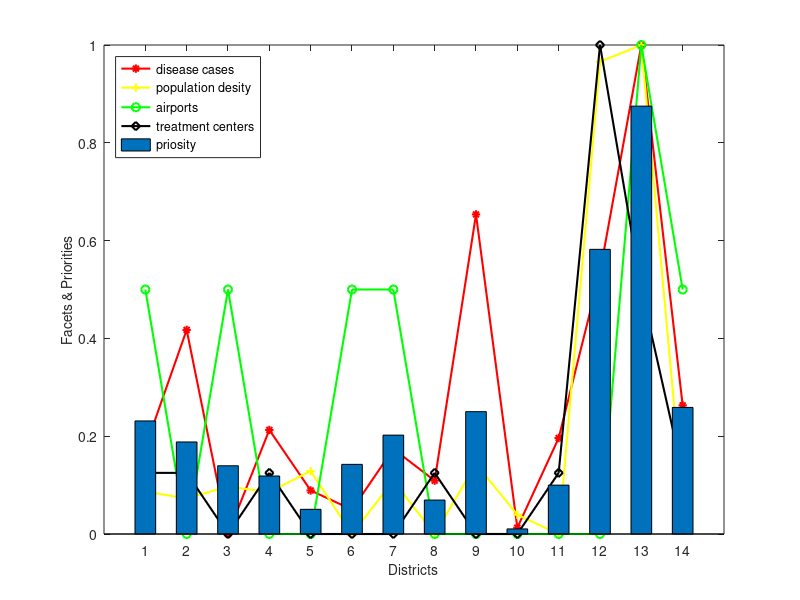

Write MATLAB code to recreate this figure.
clear, close, clc
%data
jud = [0.35, 0.15, 0.25, 0.25];
FF = [488	1125    19	583	255	151	480	308	1751	53	539	1437	2669	716
89.107	82.712	93.715	88.544	107.938	35.883	98.915	48.620	114.380	67.751	24.094	484.594	80068.308	81.635
1	0	1	0	0	1	1	0	0	0	0	0	2	1
1	1	0	1	0	0	0	1	0	0	1	8	4	1 ];
% number of infected
% population density
% number of airports
% number of treatment
min1 = min(FF(1, :)); max1 = max(FF(1, :));
a = 50; b = 500;
min3 = min(FF(3, :)); max3 = max(FF(3, :));
min4 = min(FF(4, :)); max4 = max(FF(4, :));
mf = @(x) [( x(1, :) - min1) / (max1 - min1)    %calculate the fuzzy matrix
    (x(2, :) >= b) + (x(2, :) > a & x(2, :) < b).*(x(2, :) - a) / (b - a)
    ( x(3, :) - min3) / (max3 - min3)
    ( x(4, :) - min4) / (max4 - min4)];
norm = mf(FF);
res = jud * norm;
t = 1: 1: 14;
h1 = plot(t, norm(1, :), 'r-*', t, norm(2, :), 'y-+', t, norm(3, :), 'g-o', ...
    t, norm(4, :), 'k-d'), hold on
set(h1(1: 4), 'linewidth', 1.5)
h = bar(res,'barwidth', 0.5)
axis([0 15 0 1])
%title('Priority of Districts in Sierra Leone', 'fontsize', 12)
xlabel('Districts', 'fontsize', 10)
ylabel('Facets & Priorities', 'fontsize', 10)
legend('disease cases', 'population desity', 'airports', 'treatment centers', 'priosity', ...
    'location', 'northwest')
set(gca, 'xtick', [1: 14])
%set(gca, 'XTickLabel', {'BO', 'BOMBALI', 'BONTHE', 'KAILAHUN', 'KAMBIA', 'KENEMA', 'KONIADUGU', ...
%    'KONO', 'MOYAMBA', 'PORT LOKO', 'PUJEHUN', 'PUJEHUN', 'TONKOLiLi', 'WESTERN RURAL', 'WESTERN URBAN'}, 'fontsize', 6)